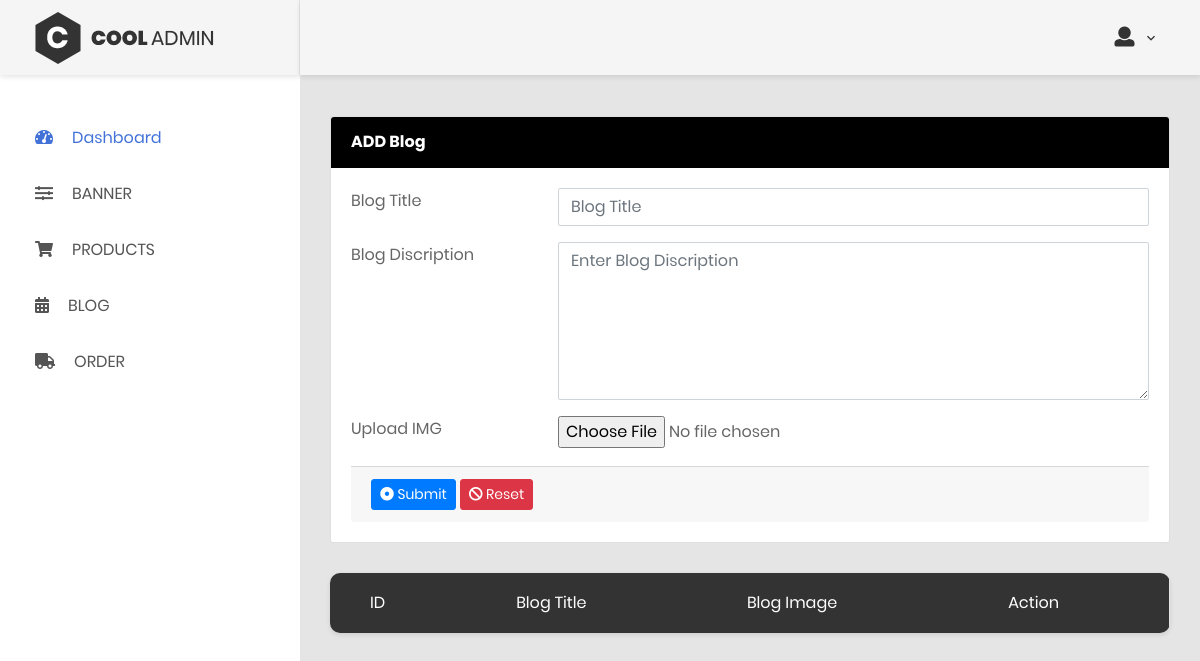
The app's page /admin/blog.php (signed in), older data.
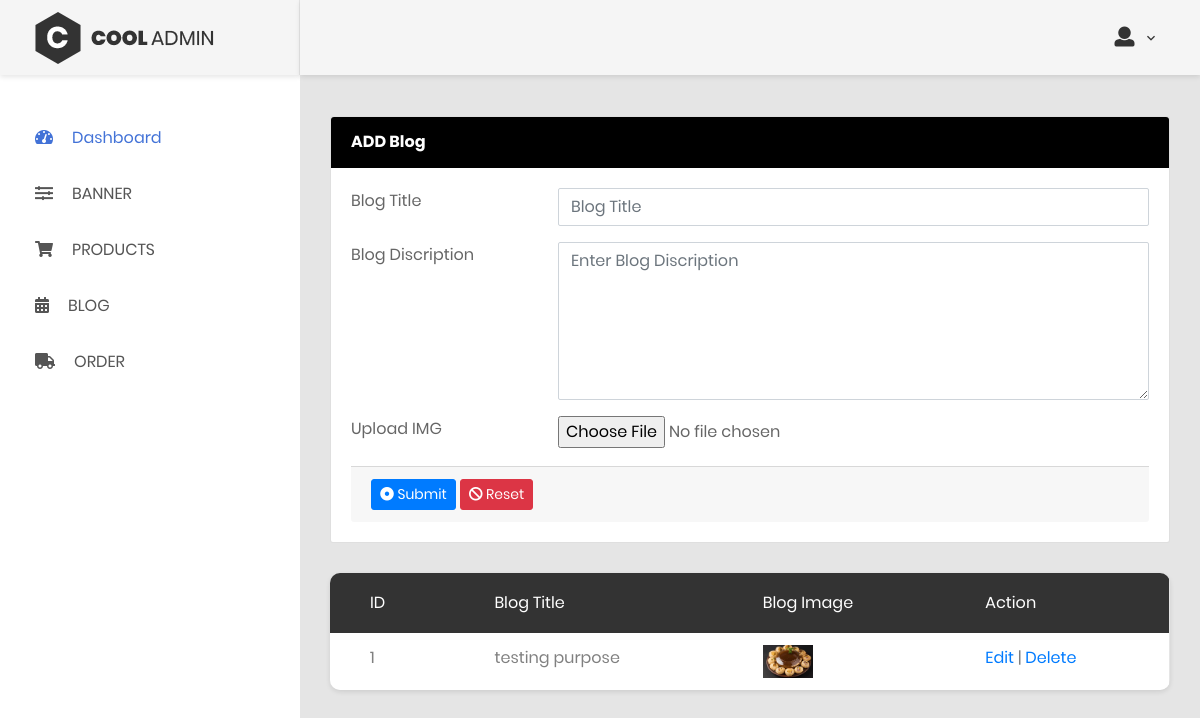
The same page, newer data.
### tables this page shows
CREATE TABLE `blog` (
  `id` int(11) NOT NULL,
  `blogtitle` varchar(255) NOT NULL,
  `blogdescription` text NOT NULL,
  `blogimg` varchar(255) NOT NULL,
  `create_date` date NOT NULL
);

### admin/blog.php (the view, shortened to what the changed rows need)
<!DOCTYPE html>
<html lang="en">
<?php include("include/config.php"); ?>
<head>
    <link href="css/font-face.css" rel="stylesheet" media="all">
    <link href="vendor/font-awesome-4.7/css/font-awesome.min.css" rel="stylesheet" media="all">
    <link href="vendor/font-awesome-5/css/fontawesome-all.min.css" rel="stylesheet" media="all">
    <link href="vendor/mdi-font/css/material-design-iconic-font.min.css" rel="stylesheet" media="all">
    <link href="vendor/bootstrap-4.1/bootstrap.min.css" rel="stylesheet" media="all">
    <link href="vendor/animsition/animsition.min.css" rel="stylesheet" media="all">
    <link href="vendor/bootstrap-progressbar/bootstrap-progressbar-3.3.4.min.css" rel="stylesheet" media="all">
    <link href="vendor/wow/animate.css" rel="stylesheet" media="all">
    <link href="vendor/css-hamburgers/hamburgers.min.css" rel="stylesheet" media="all">
    <link href="vendor/slick/slick.css" rel="stylesheet" media="all">
    <link href="vendor/select2/select2.min.css" rel="stylesheet" media="all">
    <link href="vendor/perfect-scrollbar/perfect-scrollbar.css" rel="stylesheet" media="all">
    <link href="css/theme.css" rel="stylesheet" media="all">
</head>
<body class="animsition">
    <div class="page-wrapper">
        <div class="page-container">
            <div class="main-content">
                <div class="section__content section__content--p30">
                    <div class="row">
                        <?php
                                $seletBlog = "SELECT *FROM blog";
                                $result = $conn->query($seletBlog);
                        ?>
                        <div class="col-lg-12">
                                <div class="table-responsive table--no-card m-b-30">
                                    <table class="table table-borderless table-striped table-earning">
                                        <thead>
                                            <tr>
                                            <th>ID</th>
                                            <th>Blog Title</th>
                                            <th>Blog Image</th>
                                            <th>Action</th>
                                            </tr>
                                        </thead>
                                        <tbody>
                                        <?php while ($row = $result->fetch_assoc()){ ?>
                                            <tr>
                                                <td><?php echo $row['id']; ?></td>
                                                <td><?php echo $row['blogtitle']; ?></td>
                                                <td>
                                                    <img src="<?php echo $row['blogimg']; ?>" width="50" height="50">
                                                </td>
                                                <td>
                                                    <a href="blog.php?EditId=<?php echo $row['id']; ?>">Edit</a> |
                                                    <a href="blogaction.php?BlogdeletId=<?php echo $row['id']; ?>&DeleteImg=<?php echo $row['blogimg']; ?>" onclick="return confirm('Are you sure you want to delete this item?');">Delete</a>
                                                </td>
                                            </tr>
                                            <?php } ?>
                                        </tbody>
                                    </table>
                                </div>
                            </div>
                    </div>
                </div>
            </div>
        </div>
    </div>
</body>
</html>

Row changes from the older to the newer data that the page shows:
added blog: id "1", blogtitle "testing purpose", blogimg (picture)
